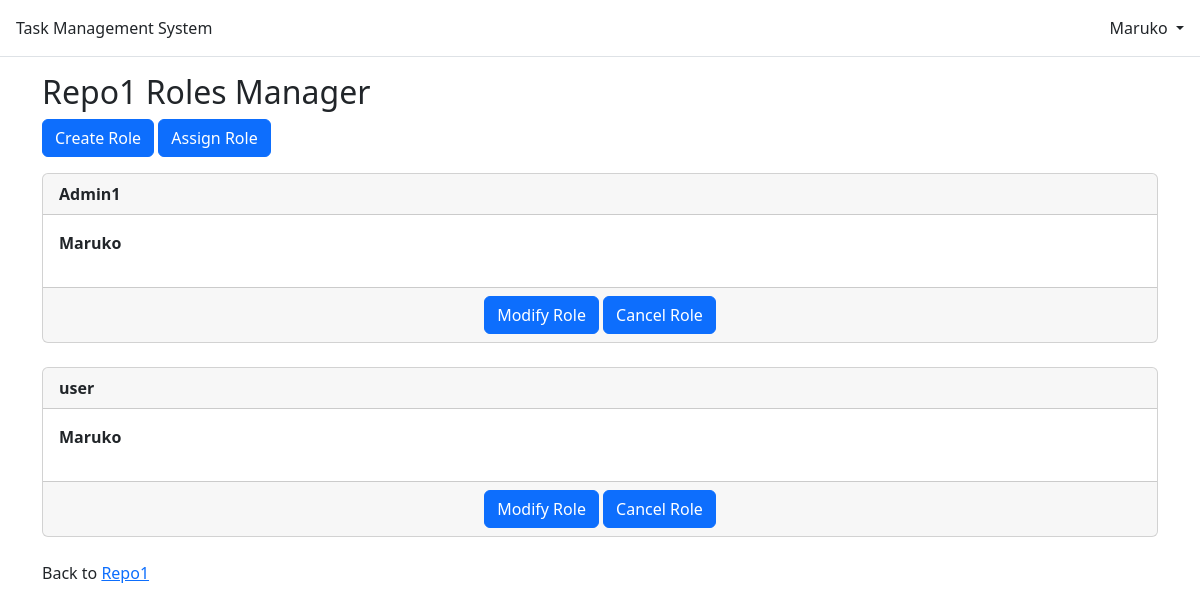
Screenshot of /repository/1_Admin1/roles/ (signed in) with the database file from the repository.
### repository/models.py (models this page shows)
class Repository(models.Model):
    repo_id = models.AutoField(primary_key=True)
    name = models.CharField(max_length=30)
    created = models.DateTimeField(auto_now_add=True)
    last_modified = models.DateTimeField(auto_now=True)
    created_by = models.ForeignKey(settings.AUTH_USER_MODEL,on_delete=models.CASCADE)
    class Meta:
        db_table = 'tms_repository'

class Repo_role(models.Model):
    role_id = models.AutoField(primary_key=True)
    role_name = models.CharField(max_length=30)
    can_change_status_if_task_assigned = models.BooleanField(default=True)
    can_manage_task = models.BooleanField(default=False)
    can_manage_users = models.BooleanField(default=False)
    can_manage_roles = models.BooleanField(default=False)
    can_cancel_repo = models.BooleanField(default=False)
    role_priority = models.IntegerField()
    repo_id = models.ForeignKey("Repository",on_delete=models.CASCADE)
    class Meta:
        db_table = 'tms_repo_role'

class Repo_user(models.Model):
    username = models.ForeignKey(settings.AUTH_USER_MODEL,on_delete=models.CASCADE)
    role_id = models.ForeignKey(Repo_role,on_delete=models.CASCADE)
    class Meta:
        db_table = 'tms_repo_user'

### repository/views.py (the view)
# urls.py: path("<int:pk>_<str:name>/roles/", views.RolesListView.as_view(), name="role_list"),
class RolesListView(ListView):
    model = Repo_role
    template_name = "repository/role/role_list.html"
    context_object_name = "role_list"
    def get_queryset(self):
        return Repo_role.objects.all().filter(repo_id = self.kwargs["pk"])
    def get_context_data(self, **kwargs):
        context = super().get_context_data(**kwargs)
        context["repo"] = Repository.objects.get(repo_id = self.kwargs["pk"])
        context["repo_users"] = Repo_user.objects.all().filter(role_id__repo_id=self.kwargs["pk"])
        return context
    def get(self, request: HttpRequest, *args: any, **kwargs: any) -> HttpResponse:
        if not request.user.is_authenticated:
            return redirect("home")
        return super().get(request, *args, **kwargs)

### templates/repository/role/role_list.html (shortened to what this page needs)
{% extends "base.html" %}
{% block content %}
{% if user.is_authenticated %}
<div class="repository-entry">
    <h2>{{ repo.name }} Roles Manager</h2>
</div>
<div>
    <p>
        <a class="btn btn-primary" href="{% url 'role_new' repo.repo_id repo.name %}" role="button">Create Role</a>
        <a class="btn btn-primary" href="" role="button">Assign Role</a>
    </p>
    {% for role in role_list %}
    <div class="card">
        <div class="d-inline-flex card-header align-items-center justify-content-between">
            <div class="text-start">
                <span class="fw-bold"> {{ role.role_name }} </span>
            </div>
        </div>
        <div class="card-body">
            <span class="fw-bold">
                {% if repo_users %}
                {% for user_with_role in repo_users %}
                {% if user_with_role.role_id.role_id == role.role_id %}
                <p>{{ user_with_role.username.username }}</p>
                {% endif %}
                {% endfor %}
                {% endif %}
            </span>
        </div>
        <div class="card-footer text-center text-muted">
            <a class="btn btn-primary" href="{% url 'role_edit' repo.repo_id repo.name role.role_id%}" role="button">Modify Role</a>
            <a class="btn btn-primary" href="{% url 'role_delete' repo.repo_id repo.name role.role_id%}" role="button">Cancel Role</a>
        </div>
    </div>
    <br />
    {% endfor %}
    <p>Back to <a href="{% url 'repository_detail' repo.repo_id repo.name%}">{{ repo.name }}</a></p>
</div>
{% endif %}
{% endblock content %}

### templates/base.html (shortened to what this page needs)
<!DOCTYPE html>
<html>
<head>
  <link href="https://cdn.jsdelivr.net/npm/bootstrap@5.2.3/dist/css/bootstrap.min.css" rel="stylesheet"
>
</head>
<body>
  <header class="p-3 mb-3 border-bottom">
    <div class="d-flex flex-wrap align-items-center justify-content-between">
      <a class="navbar-brand" href="{% url 'home' %}">Task Management System</a>
      {% if user.is_authenticated %}
      <div class="dropdown justify-content-end">
        <a href="#" class="d-block link-dark text-decoration-none dropdown-toggle" id="dropdownUser1"
          data-bs-toggle="dropdown" aria-expanded="false">
          {{ user.username }}
        </a>
      </div>
      {% else %}
      <div class="justify-content-end">
        <a href="{% url 'login' %}" class="btn btn-outline-primary me-2">
          Log In</a>
        <a href="{% url 'signup' %}" class="btn btn-primary">Sign Up</a>
      </div>
      {% endif %}
    </div>
  </header>
  <main>
    <div class="container">
      {% block content %}
      {% endblock content %}
    </div>
  </main>
</body>
</html>

### rows the page displays
Repository: name "Repo1"
Repo_role: role_name "Admin1"
Repo_user: username.username "Maruko"
Repo_role: role_name "user"
Repo_user: username.username "Maruko"

### other values shown
{{ user.username }} "Maruko"
